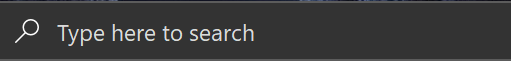
#> input picture Joy/TypeSearchIcon.png, 511 x 61 px
$ python ImageTranspose.py
#> lines starting #> are read from the running program, lines starting #| are printed output that depends on the picture
# -*- coding: utf-8 -*-
"""
Created on Sat Apr  2 19:36:22 2022

@author: Sai Prathap
"""

from PIL import Image
img  = Image.open('TypeSearchIcon.png')
#> img is the input picture: PIL image 511x61 RGBA; mean R, G, B, A 58.4, 58.5, 58.8, 255
transposed_image = img.transpose(Image.FLIP_LEFT_RIGHT)
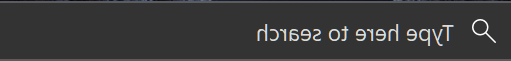
#> transposed_image: PIL image 511x61 RGBA; mean R, G, B, A 58.4, 58.5, 58.8, 255
transposed_image.save('Corrected.png')
print("Flipping done")
